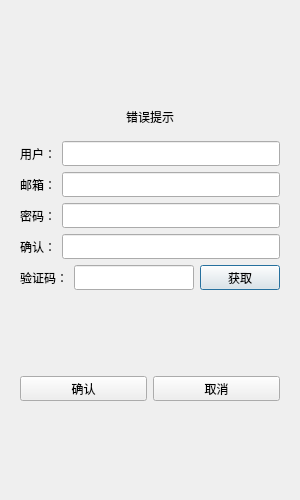
<?xml version="1.0" encoding="UTF-8"?>
<ui version="4.0">
 <class>RegisterDialog</class>
 <widget class="QDialog" name="RegisterDialog">
  <property name="geometry">
   <rect>
    <x>0</x>
    <y>0</y>
    <width>300</width>
    <height>500</height>
   </rect>
  </property>
  <property name="minimumSize">
   <size>
    <width>300</width>
    <height>500</height>
   </size>
  </property>
  <property name="maximumSize">
   <size>
    <width>300</width>
    <height>500</height>
   </size>
  </property>
  <property name="windowTitle">
   <string>Dialog</string>
  </property>
  <layout class="QVBoxLayout" name="verticalLayout_2">
   <item>
    <layout class="QVBoxLayout" name="verticalLayout">
     <item>
      <widget class="QStackedWidget" name="stackedWidget">
       <property name="currentIndex">
        <number>0</number>
       </property>
       <widget class="QWidget" name="page">
        <layout class="QVBoxLayout" name="verticalLayout_3">
         <item>
          <spacer name="verticalSpacer">
           <property name="orientation">
            <enum>Qt::Orientation::Vertical</enum>
           </property>
           <property name="sizeHint" stdset="0">
            <size>
             <width>20</width>
             <height>40</height>
            </size>
           </property>
          </spacer>
         </item>
         <item>
          <widget class="QWidget" name="widget" native="true">
           <layout class="QVBoxLayout" name="verticalLayout_4">
            <item>
             <widget class="QLabel" name="err_tip">
              <property name="text">
               <string>错误提示</string>
              </property>
              <property name="alignment">
               <set>Qt::AlignmentFlag::AlignCenter</set>
              </property>
             </widget>
            </item>
           </layout>
          </widget>
         </item>
         <item>
          <layout class="QHBoxLayout" name="horizontalLayout">
           <item>
            <widget class="QLabel" name="user_laber">
             <property name="text">
              <string>用户：</string>
             </property>
            </widget>
           </item>
           <item>
            <widget class="QLineEdit" name="user_edit">
             <property name="minimumSize">
              <size>
               <width>0</width>
               <height>25</height>
              </size>
             </property>
             <property name="maximumSize">
              <size>
               <width>16777215</width>
               <height>25</height>
              </size>
             </property>
            </widget>
           </item>
          </layout>
         </item>
         <item>
          <layout class="QHBoxLayout" name="horizontalLayout_2">
           <item>
            <widget class="QLabel" name="email_edit_2">
             <property name="minimumSize">
              <size>
               <width>0</width>
               <height>25</height>
              </size>
             </property>
             <property name="maximumSize">
              <size>
               <width>16777215</width>
               <height>25</height>
              </size>
             </property>
             <property name="text">
              <string>邮箱：</string>
             </property>
            </widget>
           </item>
           <item>
            <widget class="QLineEdit" name="email_edit">
             <property name="minimumSize">
              <size>
               <width>0</width>
               <height>25</height>
              </size>
             </property>
             <property name="maximumSize">
              <size>
               <width>16777215</width>
               <height>25</height>
              </size>
             </property>
            </widget>
           </item>
          </layout>
         </item>
         <item>
          <layout class="QHBoxLayout" name="horizontalLayout_3">
           <item>
            <widget class="QLabel" name="pass_label">
             <property name="minimumSize">
              <size>
               <width>0</width>
               <height>25</height>
              </size>
             </property>
             <property name="maximumSize">
              <size>
               <width>16777215</width>
               <height>25</height>
              </size>
             </property>
             <property name="text">
              <string>密码：</string>
             </property>
            </widget>
           </item>
           <item>
            <widget class="QLineEdit" name="pass_edit">
             <property name="minimumSize">
              <size>
               <width>0</width>
               <height>25</height>
              </size>
             </property>
             <property name="maximumSize">
              <size>
               <width>16777215</width>
               <height>25</height>
              </size>
             </property>
            </widget>
           </item>
          </layout>
         </item>
         <item>
          <layout class="QHBoxLayout" name="horizontalLayout_4">
           <item>
            <widget class="QLabel" name="confirm_label">
             <property name="minimumSize">
              <size>
               <width>0</width>
               <height>25</height>
              </size>
             </property>
             <property name="maximumSize">
              <size>
               <width>16777215</width>
               <height>25</height>
              </size>
             </property>
             <property name="text">
              <string>确认：</string>
             </property>
            </widget>
           </item>
           <item>
            <widget class="QLineEdit" name="confirm_edit">
             <property name="minimumSize">
              <size>
               <width>0</width>
               <height>25</height>
              </size>
             </property>
             <property name="maximumSize">
              <size>
               <width>16777215</width>
               <height>25</height>
              </size>
             </property>
            </widget>
           </item>
          </layout>
         </item>
         <item>
          <layout class="QHBoxLayout" name="horizontalLayout_5">
           <item>
            <widget class="QLabel" name="verify_label">
             <property name="minimumSize">
              <size>
               <width>0</width>
               <height>25</height>
              </size>
             </property>
             <property name="maximumSize">
              <size>
               <width>16777215</width>
               <height>25</height>
              </size>
             </property>
             <property name="text">
              <string>验证码：</string>
             </property>
            </widget>
           </item>
           <item>
            <widget class="QLineEdit" name="verify_edit">
             <property name="minimumSize">
              <size>
               <width>0</width>
               <height>25</height>
              </size>
             </property>
             <property name="maximumSize">
              <size>
               <width>16777215</width>
               <height>25</height>
              </size>
             </property>
            </widget>
           </item>
           <item>
            <widget class="TimerButton" name="get_code">
             <property name="minimumSize">
              <size>
               <width>0</width>
               <height>25</height>
              </size>
             </property>
             <property name="maximumSize">
              <size>
               <width>16777215</width>
               <height>25</height>
              </size>
             </property>
             <property name="cursor">
              <cursorShape>PointingHandCursor</cursorShape>
             </property>
             <property name="text">
              <string>获取</string>
             </property>
            </widget>
           </item>
          </layout>
         </item>
         <item>
          <spacer name="verticalSpacer_2">
           <property name="orientation">
            <enum>Qt::Orientation::Vertical</enum>
           </property>
           <property name="sizeHint" stdset="0">
            <size>
             <width>20</width>
             <height>40</height>
            </size>
           </property>
          </spacer>
         </item>
         <item>
          <layout class="QHBoxLayout" name="horizontalLayout_6">
           <item>
            <widget class="QPushButton" name="confirm_button">
             <property name="minimumSize">
              <size>
               <width>0</width>
               <height>25</height>
              </size>
             </property>
             <property name="maximumSize">
              <size>
               <width>16777215</width>
               <height>25</height>
              </size>
             </property>
             <property name="text">
              <string>确认</string>
             </property>
            </widget>
           </item>
           <item>
            <widget class="QPushButton" name="cancel_button">
             <property name="minimumSize">
              <size>
               <width>0</width>
               <height>25</height>
              </size>
             </property>
             <property name="maximumSize">
              <size>
               <width>16777215</width>
               <height>25</height>
              </size>
             </property>
             <property name="text">
              <string>取消</string>
             </property>
            </widget>
           </item>
          </layout>
         </item>
         <item>
          <spacer name="verticalSpacer_3">
           <property name="orientation">
            <enum>Qt::Orientation::Vertical</enum>
           </property>
           <property name="sizeHint" stdset="0">
            <size>
             <width>20</width>
             <height>40</height>
            </size>
           </property>
          </spacer>
         </item>
        </layout>
       </widget>
       <widget class="QWidget" name="page_2">
        <layout class="QVBoxLayout" name="verticalLayout_5">
         <item>
          <widget class="QWidget" name="widget_4" native="true"/>
         </item>
         <item>
          <widget class="QLabel" name="tip_label">
           <property name="text">
            <string>注册成功！5 s后返回登录</string>
           </property>
           <property name="alignment">
            <set>Qt::AlignmentFlag::AlignCenter</set>
           </property>
          </widget>
         </item>
         <item>
          <widget class="QWidget" name="widget_2" native="true">
           <layout class="QHBoxLayout" name="horizontalLayout_7">
            <item>
             <spacer name="horizontalSpacer">
              <property name="orientation">
               <enum>Qt::Orientation::Horizontal</enum>
              </property>
              <property name="sizeHint" stdset="0">
               <size>
                <width>40</width>
                <height>20</height>
               </size>
              </property>
             </spacer>
            </item>
            <item>
             <widget class="QPushButton" name="pushButton">
              <property name="minimumSize">
               <size>
                <width>0</width>
                <height>25</height>
               </size>
              </property>
              <property name="maximumSize">
               <size>
                <width>16777215</width>
                <height>25</height>
               </size>
              </property>
              <property name="text">
               <string>点击返回</string>
              </property>
             </widget>
            </item>
            <item>
             <spacer name="horizontalSpacer_2">
              <property name="orientation">
               <enum>Qt::Orientation::Horizontal</enum>
              </property>
              <property name="sizeHint" stdset="0">
               <size>
                <width>40</width>
                <height>20</height>
               </size>
              </property>
             </spacer>
            </item>
           </layout>
          </widget>
         </item>
         <item>
          <widget class="QWidget" name="widget_3" native="true"/>
         </item>
        </layout>
       </widget>
      </widget>
     </item>
    </layout>
   </item>
  </layout>
 </widget>
 <customwidgets>
  <customwidget>
   <class>TimerButton</class>
   <extends>QPushButton</extends>
   <header>timerbutton.h</header>
  </customwidget>
 </customwidgets>
 <resources/>
 <connections/>
</ui>
